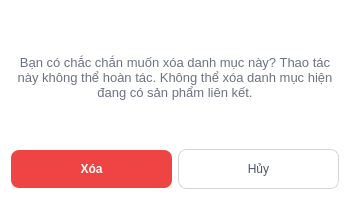
<?xml version="1.0" encoding="UTF-8"?>
<ui version="4.0">
 <class>Dialog</class>
 <widget class="QDialog" name="Dialog">
  <property name="geometry">
   <rect>
    <x>0</x>
    <y>0</y>
    <width>350</width>
    <height>200</height>
   </rect>
  </property>
  <property name="windowTitle">
   <string>Dialog</string>
  </property>
  <property name="styleSheet">
   <string notr="true">/* 1. Tổng thể Cửa sổ Dialog */
QDialog#Dialog {
    background-color: #ffffff;
    font-family: &quot;Inter&quot;, &quot;Segoe UI&quot;, sans-serif;
}

/* 2. Nội dung thông báo cảnh báo */
QLabel#lblCanhBao {
     font-size: 13px;
    font-weight: 400; /* Regular cấp độ 4 [cite: 64] */
    color: #6b7280;   /* Màu xám nhạt để làm dịu thông tin phụ */
}

/* 3. Nút XÓA (Màu đỏ rực rỡ - Red Danger) */
QPushButton#btnXoa {
    background-color: #ef4444; /* Màu đỏ thương hiệu từ Figma */
    color: #ffffff;
    font-weight: 700;
    border: none;
    border-radius: 8px; /* Bo góc đồng bộ deleteNV.png */
    padding: 12px 24px;
    min-width: 100px;
}

QPushButton#btnXoa:hover {
    background-color: #dc2626; /* Đỏ đậm hơn khi di chuột qua */
}

/* 4. Nút HỦY (Màu trắng viền xám - Secondary) */
QPushButton#btnHuy {
    background-color: #ffffff;
    color: #4b5563;
    border: 1px solid #d1d5db; /* Viền xám mảnh chuẩn Figma */
    border-radius: 8px;
    padding: 12px 24px;
    min-width: 100px;
}

QPushButton#btnHuy:hover {
    background-color: #f3f4f6; /* Xám cực nhạt khi hover */
}</string>
  </property>
  <layout class="QVBoxLayout" name="verticalLayout">
   <item>
    <widget class="QLabel" name="lblCanhBao">
     <property name="text">
      <string>Bạn có chắc chắn muốn xóa danh mục này? Thao tác này không thể hoàn tác. Không thể xóa danh mục hiện đang có sản phẩm liên kết.</string>
     </property>
     <property name="alignment">
      <set>Qt::AlignCenter</set>
     </property>
     <property name="wordWrap">
      <bool>true</bool>
     </property>
    </widget>
   </item>
   <item>
    <layout class="QHBoxLayout" name="horizontalLayout">
     <item>
      <widget class="QPushButton" name="btnXoa">
       <property name="text">
        <string>Xóa</string>
       </property>
      </widget>
     </item>
     <item>
      <widget class="QPushButton" name="btnHuy">
       <property name="text">
        <string>Hủy</string>
       </property>
      </widget>
     </item>
    </layout>
   </item>
  </layout>
 </widget>
 <resources/>
 <connections/>
</ui>
